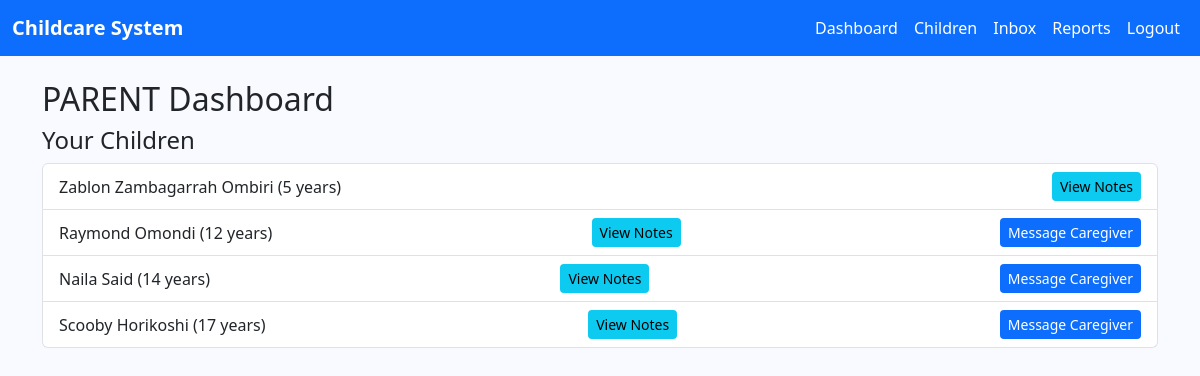
/dashboard/ (signed in), run on an earlier commit of the app's database.
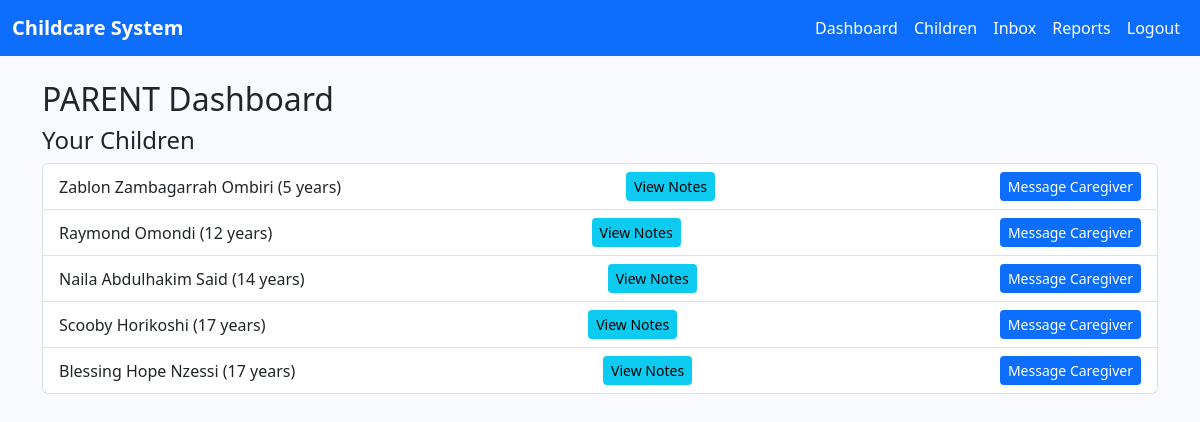
And on a later commit of the database.
### core/models.py (models this page shows, shortened)
class Child(models.Model):
    name = models.CharField(max_length=100)
    age = models.PositiveIntegerField()
    parent = models.ForeignKey(
        settings.AUTH_USER_MODEL,
        on_delete=models.CASCADE,
        limit_choices_to={'role': 'PARENT'},
        related_name='children_as_parent'
    )
    caregiver = models.ForeignKey(
        settings.AUTH_USER_MODEL,
        on_delete=models.SET_NULL,
        null=True, blank=True,
        limit_choices_to={'role': 'CAREGIVER'},
        related_name='children_as_caregiver'
    )

### core/views.py (the view, shortened to what this page needs)
# urls.py: path('dashboard/', views.dashboard, name='dashboard'),
@login_required
def dashboard(request):
    if request.user.role == 'ADMIN':
        total_children = Child.objects.count()
        total_parents = User.objects.filter(role='PARENT').count()
        total_caregivers = User.objects.filter(role='CAREGIVER').count()
        total_notes = CareNote.objects.count()
        total_activities = Activity.objects.count()
        context = {
            'role': 'ADMIN',
            'total_children': total_children,
            'total_parents': total_parents,
            'total_caregivers': total_caregivers,
            'total_notes': total_notes,
            'total_activities': total_activities,
        }
    elif request.user.role == 'PARENT':
        children = request.user.children_as_parent.all()
        notes_count = sum(child.care_notes.count() for child in children)
        activities_count = sum(child.activities.count() for child in children)
        context = {
            'role': 'PARENT',
            'children': children,
            'notes_count': notes_count,
            'activities_count': activities_count,
        }
    else:
        context = {'role': 'UNKNOWN'}
    return render(request, 'dashboard.html', context)

### core/templates/dashboard.html (shortened to what this page needs)
{% extends 'base.html' %}
{% block content %}
<h2>{{ role }} Dashboard</h2>
{% if role == 'ADMIN' %}
    <div class="row">
      <div class="col-md-3">
        <div class="card text-bg-info mb-3">
          <div class="card-body">
            <h5 class="card-title">Total Children</h5>
            <p class="card-text">{{ total_children }}</p>
          </div>
        </div>
      </div>
      <div class="col-md-3">
        <div class="card text-bg-success mb-3">
          <div class="card-body">
            <h5 class="card-title">Parents</h5>
            <p class="card-text">{{ total_parents }}</p>
          </div>
        </div>
      </div>
      <div class="col-md-3">
        <div class="card text-bg-warning mb-3">
          <div class="card-body">
            <h5 class="card-title">Caregivers</h5>
            <p class="card-text">{{ total_caregivers }}</p>
          </div>
        </div>
      </div>
      <div class="col-md-3">
        <div class="card text-bg-danger mb-3">
          <div class="card-body">
            <h5 class="card-title">Notes</h5>
            <p class="card-text">{{ total_notes }}</p>
          </div>
        </div>
      </div>
    </div>
{% elif role == 'PARENT' %}
    <h4>Your Children</h4>
    <ul class="list-group">
      {% for child in children %}
      <li class="list-group-item d-flex justify-content-between align-items-center">
        {{ child.name }} ({{ child.age }} years)
        <a href="{% url 'care_notes' child.id %}" class="btn btn-info btn-sm">View Notes</a>
        {% if child.caregiver %}
          <a href="{% url 'send_message' child.caregiver.id %}" class="btn btn-primary btn-sm">Message Caregiver</a>
        {% endif %}
      </li>
      {% endfor %}
    </ul>
{% endif %}
{% endblock %}

What changed in the data, as far as the page shows it:
changed Child "Zablon Zambagarrah Ombiri": now shows "Message Caregiver"
changed Child: name "Naila Said" → "Naila Abdulhakim Said"
added Child: name "Blessing Hope Nzessi", age "17", shows "Message Caregiver"
